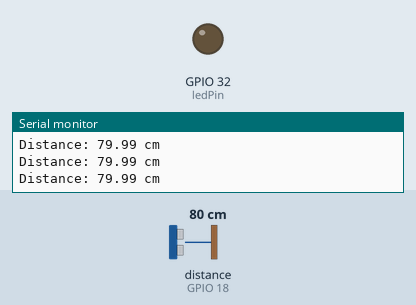
Recording of a sketch running on a simulated ESP32. On the bench: output pins drawn as LEDs (lit = HIGH), the last lines printed to the serial monitor. Wiring (inferred from the names in the program): ultrasonic range finder: trigger GPIO 16; echo GPIO 18. The inputs (shaded band) are chosen by the test bench; at power-on: distance to the obstacle (sensor on GPIO 18) 80 cm. The echo pulse lasts 58.3 µs per cm; pins used as bus, display or sensor lines are not drawn.

Above: at 1.3 s.
1.4 s: distance to the obstacle (sensor on GPIO 18) set to 12 cm
2.9 s: distance to the obstacle (sensor on GPIO 18) set to 9 cm
At 4.2 s:
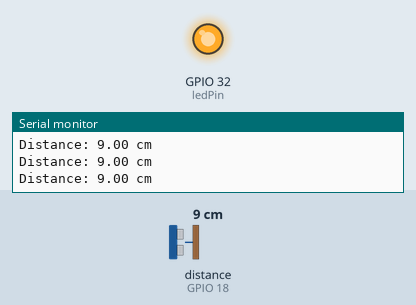
4.5 s: distance to the obstacle (sensor on GPIO 18) set to 18 cm
At 5.7 s:
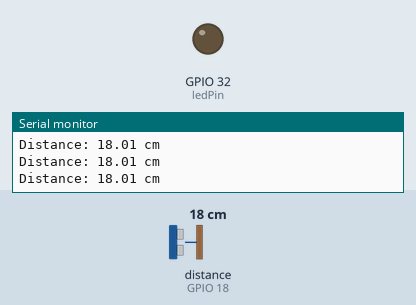
6.0 s: distance to the obstacle (sensor on GPIO 18) set to 2 cm
At 6.9 s:
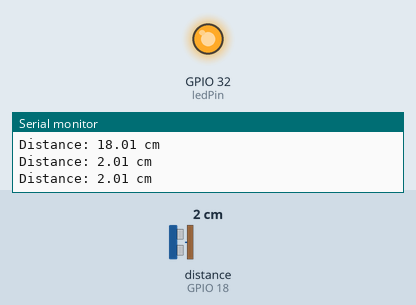
Timing chart, 0 to 8.5 s (numbered marks = the images above; inputs shaded):
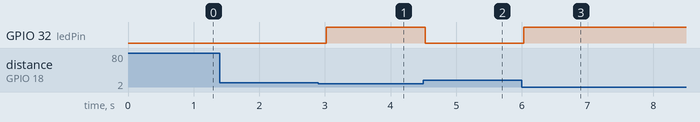

The sketch:

Sensor_HC-SR04.ino
```cpp
// Pin definitions for HC-SR04 sensor
const int trigPin = 16;  // GPIO 18 for Trig (signal emission)
const int echoPin = 18;  // GPIO 19 for Echo (signal reception)
const int ledPin = 32;

// Defining variables
long duration;  // Variable to store the time the Echo takes to return
float distance;  // Variable to store the calculated distance

void setup() {
  // Initializes serial communication for monitoring
  Serial.begin(115200);

  // Configures the Trigger and Echo pins
  pinMode(trigPin, OUTPUT);  // Set Trig pin as output
  pinMode(echoPin, INPUT);   // Set Echo pin as input
  pinMode(ledPin, OUTPUT);   // Set LED pin as output
}

void loop() {
  digitalWrite(trigPin, LOW);  // Ensures the Trig pin is LOW
  delayMicroseconds(2);

  digitalWrite(trigPin, HIGH);  // Sends a 10-microsecond pulse
  delayMicroseconds(10);
  digitalWrite(trigPin, LOW);

  duration = pulseIn(echoPin, HIGH);  // Measures the duration of the returned signal
  distance = (duration * 0.0343) / 2;  // Calculates the distance

  Serial.print("Distance: ");
  Serial.print(distance);  // Prints the distance
  Serial.println(" cm");

  // Logic to turn on the LED based on distance
  if (distance < 10) {  // If the distance is less than 10 cm
    digitalWrite(ledPin, HIGH);  // Turn on the LED
  } else {
    digitalWrite(ledPin, LOW);   // Turn off the LED
  }

  delay(500);  // Delay between readings
}
```

Measured:
- the behaviour switches between 11 and 10 cm on distance to the obstacle (sensor on GPIO 18) (found by bisection; images 0 and 1)
- after the input at 2.9 s, GPIO 32 (ledPin): LOW → HIGH after 0.12 s
- after the input at 4.5 s, GPIO 32 (ledPin): HIGH → LOW at once
- after the input at 6.0 s, GPIO 32 (ledPin): LOW → HIGH at once
